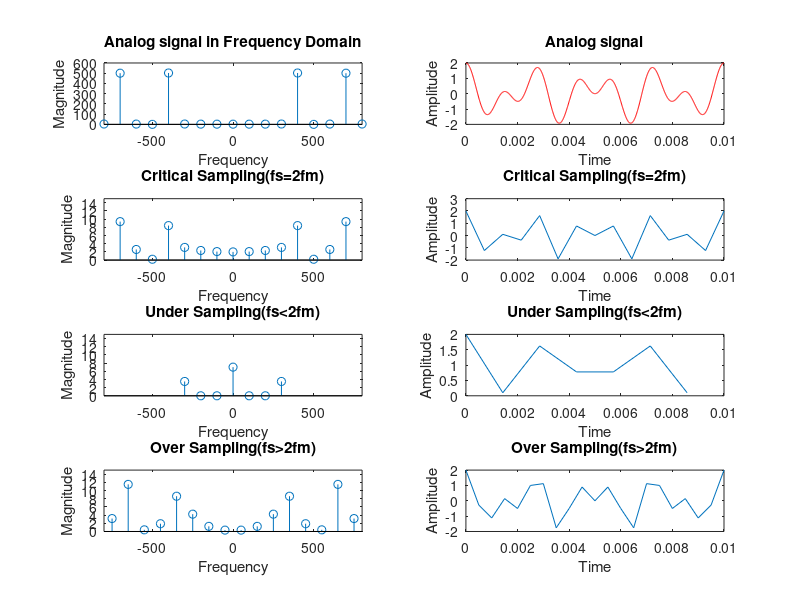

Write MATLAB code to recreate this figure.
clc
close all
tfinal = 0.01;
t=0:0.00001:tfinal;
figure;
xanalog = cos(2*pi*400*t)+cos(2*pi*700*t);
subplot(4,2,2);
plot(t, xanalog , 'r-');
xlabel("Time");
ylabel("Amplitude");
title("Analog signal");
x_DFT = abs(fftshift(fft(xanalog)));
l=length(x_DFT);
x_length = -l/2:l/2-1;
subplot(4,2,1);
stem(100*x_length+50,x_DFT);
axis([-800 800 0 600]);
xlabel("Frequency");
ylabel("Magnitude");
title("Analog signal in Frequency Domain")
% Critical Sampling (fs=2fm)
fs=1400;
tsamp = 0:1/fs:14/fs;
xsampled = cos(2*pi*400*tsamp)+cos(2*pi*700*tsamp);
xsampled_DFT = abs(fftshift(fft(xsampled)));
xsampled_length = -length(xsampled_DFT)/2:length(xsampled_DFT)/2-1;
subplot(4,2,3);
stem(100*xsampled_length+50,xsampled_DFT);
axis([-800 800 0 15])
xlabel("Frequency");
ylabel("Magnitude");
title("Critical Sampling(fs=2fm)");
xrecon = ifft(fft(xsampled));
subplot(4,2,4);
plot(tsamp,xrecon);
xlabel("Time");
ylabel("Amplitude");
title("Critical Sampling(fs=2fm)");
% Under Sampling (fs<2fm)
fs =700;
tsamp = 0:1/fs:6/fs;
xsampled = cos(2*pi*400*tsamp)+cos(2*pi*700*tsamp);
xsampled_DFT = abs(fftshift(fft(xsampled)));
xsampled_length = -length(xsampled_DFT)/2:length(xsampled_DFT)/2-1;
subplot(4,2,5);
stem(100*xsampled_length+50,xsampled_DFT);
axis([-800 800 0 15])
xlabel("Frequency");
ylabel("Magnitude");
title("Under Sampling(fs<2fm)");
xrecon = ifft(fft(xsampled));
subplot(4,2,6);
plot(tsamp,xrecon);
xlabel("Time");
ylabel("Amplitude");
title("Under Sampling(fs<2fm)");
% Over Sampling (fs>2fm)
fs=2000;
tsamp = 0:1/fs:20/fs;
xsampled = cos(2*pi*400*tsamp) + cos(2*pi*700*tsamp);
xsampled_DFT = abs(fft(xsampled));
xsampled_length = -length(xsampled_DFT)/2:length(xsampled_DFT)/2-1;
subplot(4,2,7);
stem(100*xsampled_length,xsampled_DFT);
axis([-800 800 0 15])
xlabel("Frequency");
ylabel("Magnitude");
title("Over Sampling(fs>2fm)");
xrecon = ifft(fft(xsampled));
subplot(4,2,8);
plot(tsamp,xrecon);
xlabel("Time");
ylabel("Amplitude");
title("Over Sampling(fs>2fm)");
